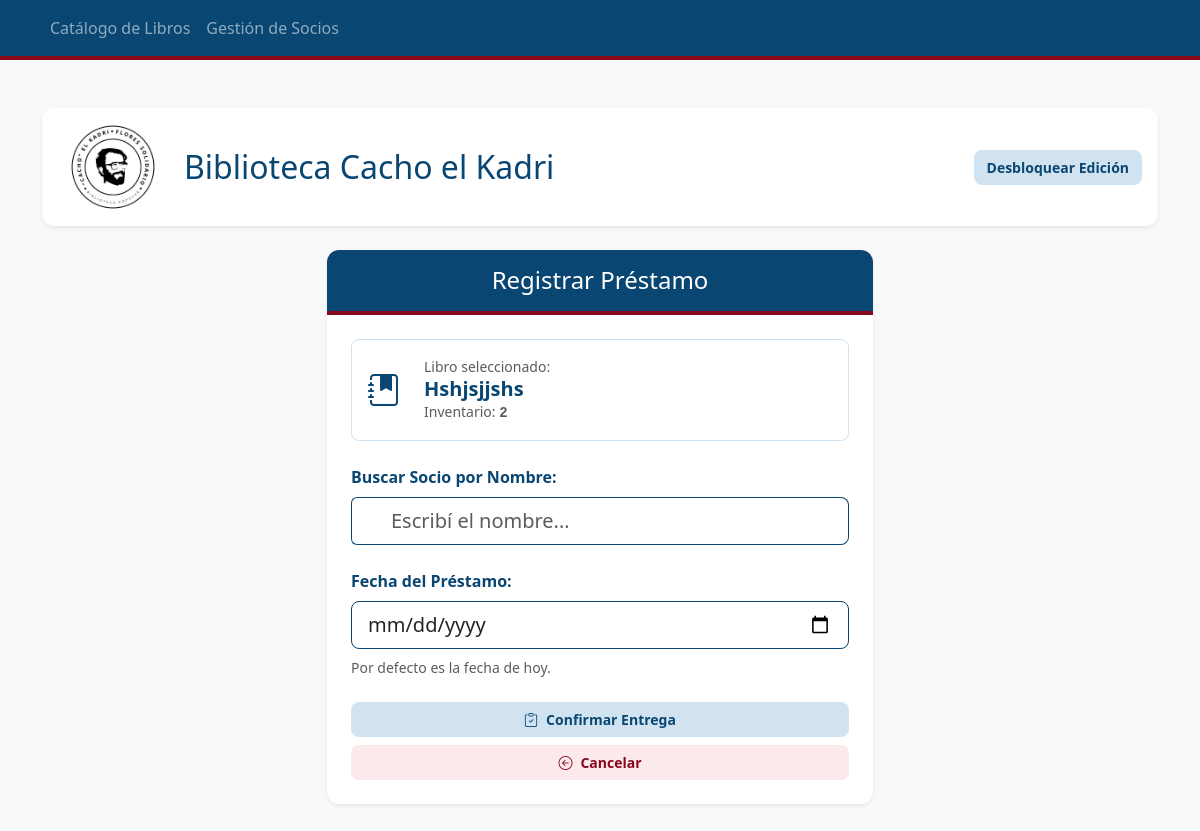
/prestar/2, run on an earlier commit of the app's database.
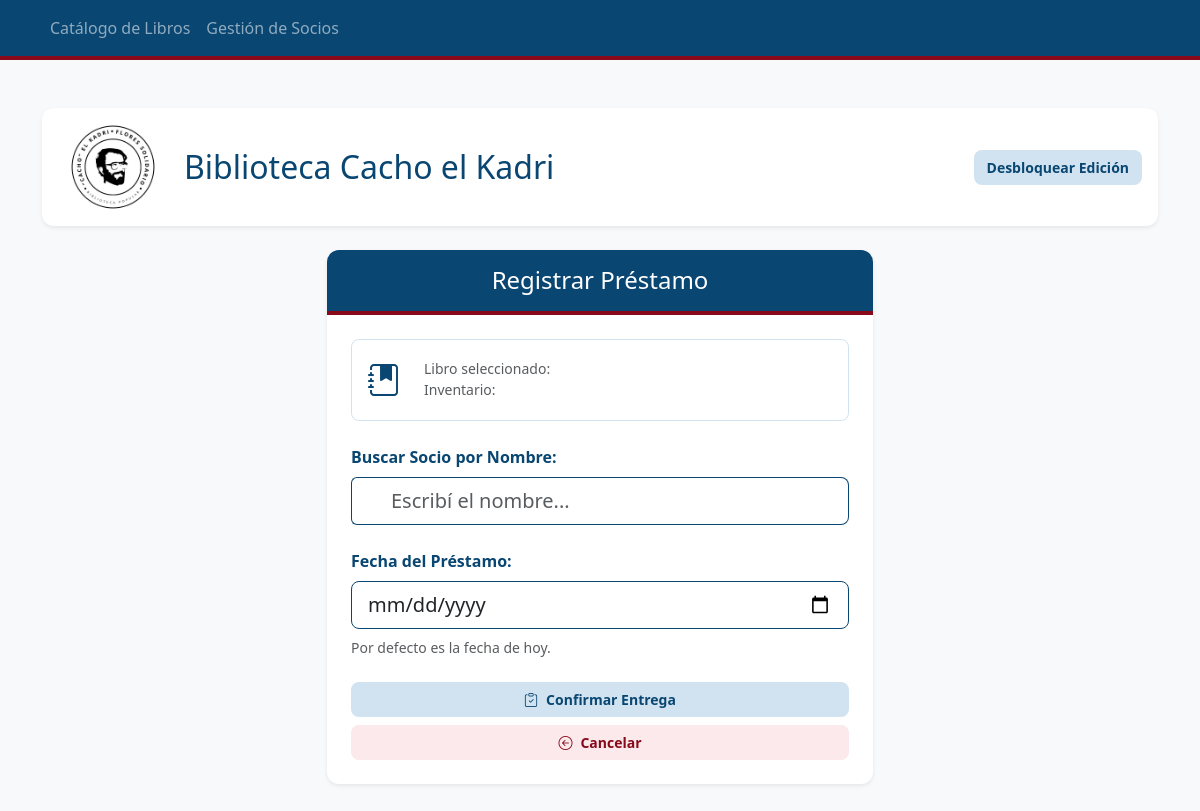
And on a later commit of the database.
### tables this page shows
CREATE TABLE Obras (
            mfn INTEGER PRIMARY KEY AUTOINCREMENT,
            titulo TEXT NOT NULL,
            autor TEXT NOT NULL,
            editorial TEXT,
            anio TEXT
        );

CREATE TABLE Ejemplares (
            nro_inventario INTEGER PRIMARY KEY,
            mfn_vinculado INTEGER,
            signatura_topografica TEXT NOT NULL,
            observaciones TEXT,
            FOREIGN KEY (mfn_vinculado) REFERENCES Obras (mfn)
        );

### app.py (the view)
@app.route('/prestar/<int:nro_inventario>')
def formulario_prestamo(nro_inventario):
    conexion = sqlite3.connect("biblioteca.db")
    cursor = conexion.cursor()
    cursor.execute("SELECT o.titulo, e.nro_inventario FROM Ejemplares e JOIN Obras o ON e.mfn_vinculado = o.mfn WHERE e.nro_inventario = ?", (nro_inventario,))
    libro = cursor.fetchone()
    cursor.execute("SELECT id_socio, nombre_completo FROM Socios ORDER BY nombre_completo ASC")
    socios = cursor.fetchall()
    conexion.close()
    return render_template('prestar.html', libro=libro, socios=socios)

### templates/prestar.html (shortened to what this page needs)
{% extends 'layout.html' %}
{% block content %}
<div class="row justify-content-center mb-5">
    <div class="col-md-8 col-lg-6">
        <div class="card shadow-sm border-0" style="border-radius: 12px; overflow: hidden;">
            <div class="card-header text-white text-center py-3" style="background-color: #094672; border-bottom: 4px solid #88091a;">
                <h4 class="mb-0 font-weight-bold">Registrar Préstamo</h4>
            </div>
            <div class="card-body p-4">
                <div class="mb-4 p-3 bg-white border rounded-3" style="border-color: #d1e3f0 !important;">
                    <div class="row align-items-center">
                        <div class="col-auto">
                            <i class="bi bi-journal-bookmark-fill" style="font-size: 2rem; color: #094672;"></i>
                        </div>
                        <div class="col">
                            <p class="mb-0 small text-muted">Libro seleccionado:</p>
                            <h5 class="mb-0" style="color: #094672; font-weight: bold;">{{ libro[0] }}</h5>
                            <p class="mb-0 text-muted small">Inventario: <span style="font-family: monospace; font-weight: bold;">{{ libro[1] }}</span></p>
                        </div>
                    </div>
                </div>
                <form action="/registrar_prestamo" method="POST">
                    <div class="mb-4">
                        <label class="form-label fw-bold" style="color: #094672;">Buscar Socio por Nombre:</label>
                        <div class="input-group">
                            <span class="input-group-text bg-white" style="border: 1px solid #094672; border-right: none;">
                            </span>
                            <input class="form-control form-control-lg" list="lista-socios" id="socio-buscador" placeholder="Escribí el nombre..." required style="border: 1px solid #094672; border-left: none; border-radius: 0 8px 8px 0;">
                        </div>
                    </div>
                    <div class="mb-4">
                        <label class="form-label fw-bold" style="color: #094672;">Fecha del Préstamo:</label>
                        <input type="date" name="fecha_prestamo" class="form-control form-control-lg" value="{{ hoy_iso }}" style="border: 1px solid #094672; border-radius: 8px;">
                        <small class="text-muted mt-2 d-block">Por defecto es la fecha de hoy.</small>
                    </div>
                    <div class="d-grid gap-2">
                        <button type="submit" class="btn btn-success btn-lg py-2">
                            <i class="bi bi-clipboard-check me-2"></i>Confirmar Entrega
                        </button>
                        <a href="/" class="btn btn-primary btn-lg py-2">
                            <i class="bi bi-arrow-left-circle me-2"></i>Cancelar
                        </a>
                    </div>
                </form>
            </div>
        </div>
    </div>
</div>
{% endblock %}

What changed in the data, as far as the page shows it:
removed Obras: titulo "Hshjsjjshs"
removed Ejemplares: nro_inventario "2"
